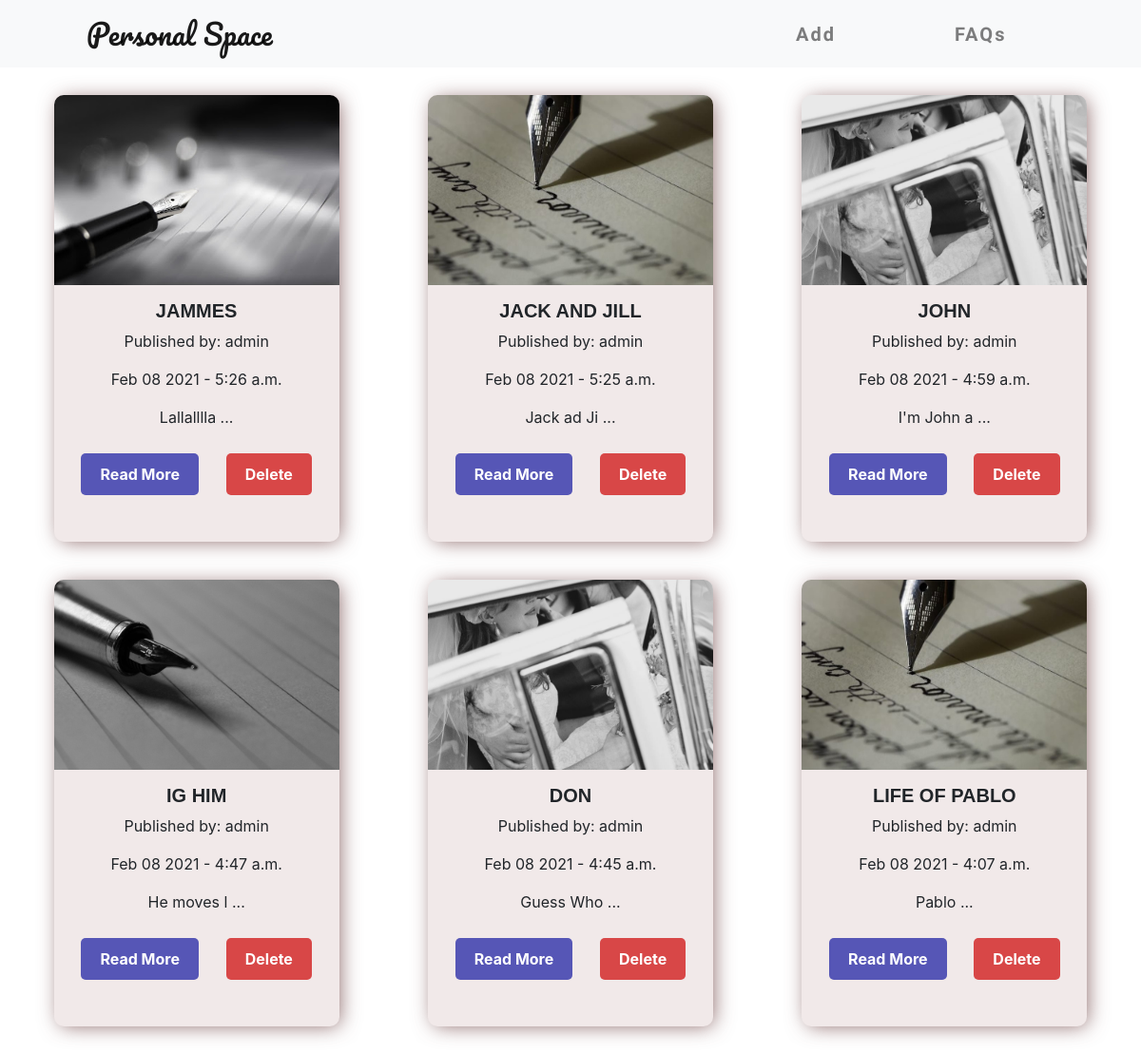
/, run on an earlier commit of the app's database.
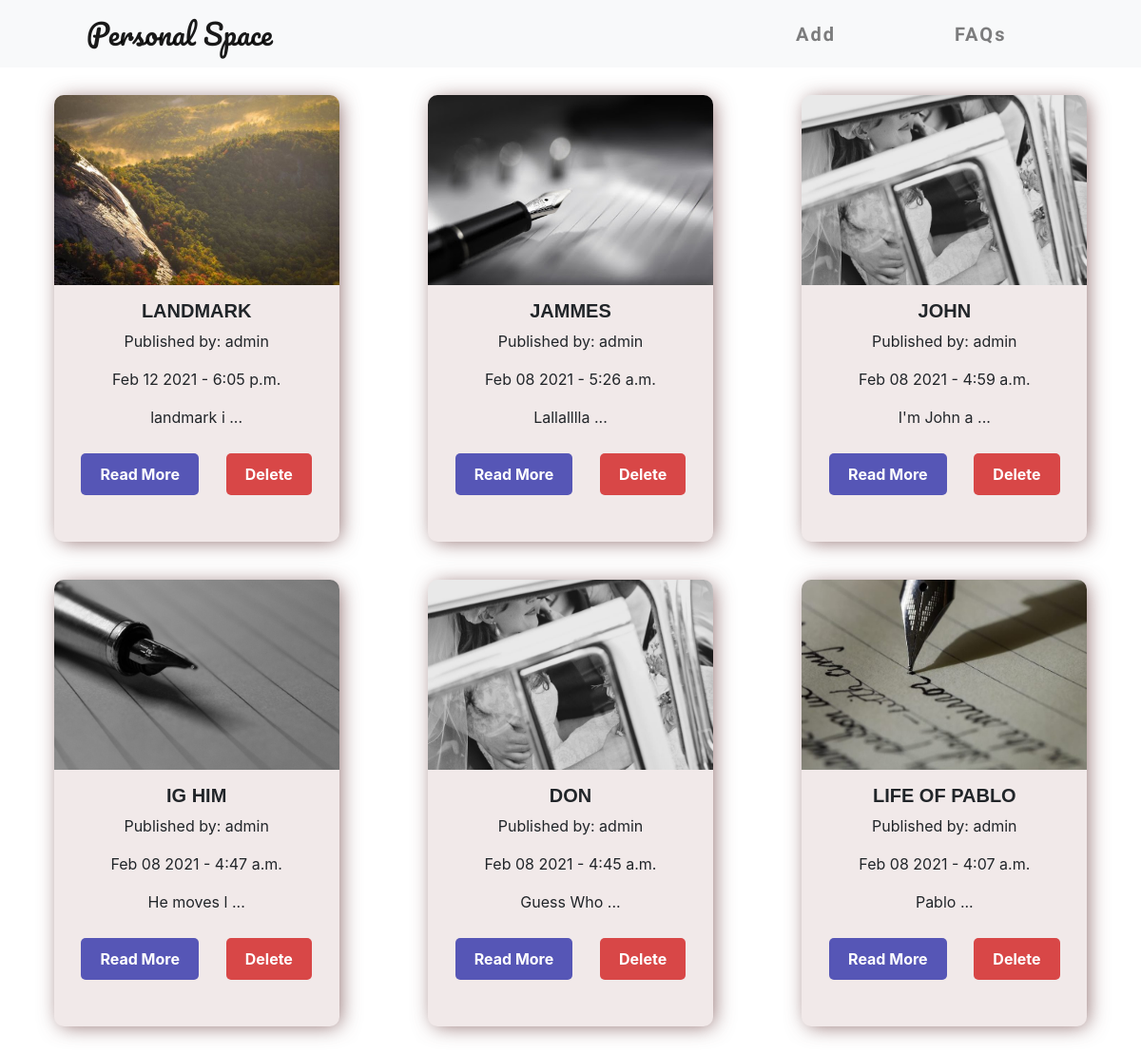
And on a later commit of the database.
### finatic/models.py (models this page shows, shortened)
class Lust(models.Model):
    title = models.CharField(max_length=100)
    slug = models.SlugField(max_length=100, unique=True)
    picture = models.ImageField()
    description = models.TextField()
    author = models.ForeignKey(User, on_delete=models.CASCADE)
    date = models.DateField(auto_now_add=True)
    time = models.TimeField(auto_now_add=True)
    update_date = models.DateField(auto_now_add=True)
    status = models.IntegerField(choices=STATUS, default=1)
    class Meta:
        ordering = ['-time']
        verbose_name_plural = 'Lust'
    def snippet(self):
        return self.description[:10] + '  ...'

### finatic/views.py (the view)
# urls.py: path('', views.LustView.as_view(), name="list"),
class LustView(generic.ListView):
    queryset = Lust.objects.filter(status=1).order_by('-time')
    context_object_name = 'lust_page'
    template_name = 'finatic/lust_page.html'

### finatic/templates/finatic/lust_page.html (shortened to what this page needs)
{% extends 'base.html' %}
{% block content %}
<div class="parent">
    {% for lustr in lust_page %}
    <div class="cont">
            <div class="icont">
                <div class="img">
                    <img src="{{ lustr.picture.url }}" alt="images" width="300px" height="200px">
                </div>
                <div class="body">
                    <h3>{{ lustr.title }}</h3>
                    <p>Published by: {{ lustr.author }}</p>
                    <p>{{ lustr.date | date:'M d Y' }} - {{ lustr.time }}</p>
                    <p>{{ lustr.snippet }}</p>
                </div>
                <div class="button">
                    <a href="{% url 'finatic:detail' lustr.slug %}">Read More</a>
                    <a href="{% url 'finatic:delete' lustr.slug %}" class="delete">Delete</a>
                </div>
            </div>
    </div>
    {% endfor %}
</div>
{% endblock %}

What changed in the data, as far as the page shows it:
removed Lust: picture (picture), title "JACK AND JILL", author "admin", date "Feb 08 2021", time "5:25 a.m.", snippet "Jack ad Ji ..."
added Lust: picture (picture), title "LANDMARK", author "admin", date "Feb 12 2021", time "6:05 p.m.", snippet "landmark i ..."
